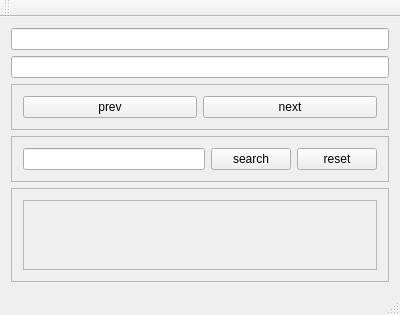
<?xml version="1.0" encoding="UTF-8"?>
<ui version="4.0">
 <class>MainWindow</class>
 <widget class="QMainWindow" name="MainWindow">
  <property name="geometry">
   <rect>
    <x>0</x>
    <y>0</y>
    <width>400</width>
    <height>300</height>
   </rect>
  </property>
  <property name="windowTitle">
   <string>MainWindow</string>
  </property>
  <widget class="QWidget" name="centralWidget">
   <layout class="QVBoxLayout" name="verticalLayout">
    <item>
     <widget class="QLineEdit" name="lineEdit"/>
    </item>
    <item>
     <widget class="QLineEdit" name="lineEdit_2"/>
    </item>
    <item>
     <layout class="QVBoxLayout" name="verticalLayout_2">
      <item>
       <widget class="QFrame" name="frame_3">
        <property name="frameShape">
         <enum>QFrame::StyledPanel</enum>
        </property>
        <property name="frameShadow">
         <enum>QFrame::Raised</enum>
        </property>
        <layout class="QHBoxLayout" name="horizontalLayout_4">
         <item>
          <layout class="QHBoxLayout" name="horizontalLayout_3">
           <item>
            <widget class="QPushButton" name="prevButton">
             <property name="text">
              <string>prev</string>
             </property>
            </widget>
           </item>
           <item>
            <widget class="QPushButton" name="nextButton">
             <property name="text">
              <string>next</string>
             </property>
            </widget>
           </item>
          </layout>
         </item>
        </layout>
       </widget>
      </item>
      <item>
       <widget class="QFrame" name="frame_2">
        <property name="frameShape">
         <enum>QFrame::StyledPanel</enum>
        </property>
        <property name="frameShadow">
         <enum>QFrame::Raised</enum>
        </property>
        <layout class="QHBoxLayout" name="horizontalLayout_2">
         <item>
          <layout class="QHBoxLayout" name="horizontalLayout">
           <item>
            <widget class="QLineEdit" name="searchEdit"/>
           </item>
           <item>
            <widget class="QPushButton" name="searchButton">
             <property name="text">
              <string>search</string>
             </property>
            </widget>
           </item>
           <item>
            <widget class="QPushButton" name="resetButton">
             <property name="text">
              <string>reset</string>
             </property>
            </widget>
           </item>
          </layout>
         </item>
        </layout>
       </widget>
      </item>
      <item>
       <widget class="QFrame" name="frame">
        <property name="frameShape">
         <enum>QFrame::StyledPanel</enum>
        </property>
        <property name="frameShadow">
         <enum>QFrame::Raised</enum>
        </property>
        <layout class="QVBoxLayout" name="verticalLayout_4">
         <item>
          <layout class="QVBoxLayout" name="scrollLayout">
           <item>
            <widget class="QScrollArea" name="scrollArea">
             <property name="widgetResizable">
              <bool>true</bool>
             </property>
             <widget class="QWidget" name="scrollAreaWidgetContents">
              <property name="geometry">
               <rect>
                <x>0</x>
                <y>0</y>
                <width>364</width>
                <height>16</height>
               </rect>
              </property>
              <property name="sizePolicy">
               <sizepolicy hsizetype="Expanding" vsizetype="Maximum">
                <horstretch>0</horstretch>
                <verstretch>0</verstretch>
               </sizepolicy>
              </property>
              <layout class="QVBoxLayout" name="verticalLayout_5">
               <item>
                <layout class="QVBoxLayout" name="wrapperLayout"/>
               </item>
              </layout>
             </widget>
            </widget>
           </item>
          </layout>
         </item>
        </layout>
       </widget>
      </item>
     </layout>
    </item>
   </layout>
  </widget>
  <widget class="QMenuBar" name="menuBar">
   <property name="geometry">
    <rect>
     <x>0</x>
     <y>0</y>
     <width>400</width>
     <height>19</height>
    </rect>
   </property>
  </widget>
  <widget class="QToolBar" name="mainToolBar">
   <attribute name="toolBarArea">
    <enum>TopToolBarArea</enum>
   </attribute>
   <attribute name="toolBarBreak">
    <bool>false</bool>
   </attribute>
  </widget>
  <widget class="QStatusBar" name="statusBar"/>
 </widget>
 <layoutdefault spacing="6" margin="11"/>
 <resources/>
 <connections/>
</ui>
